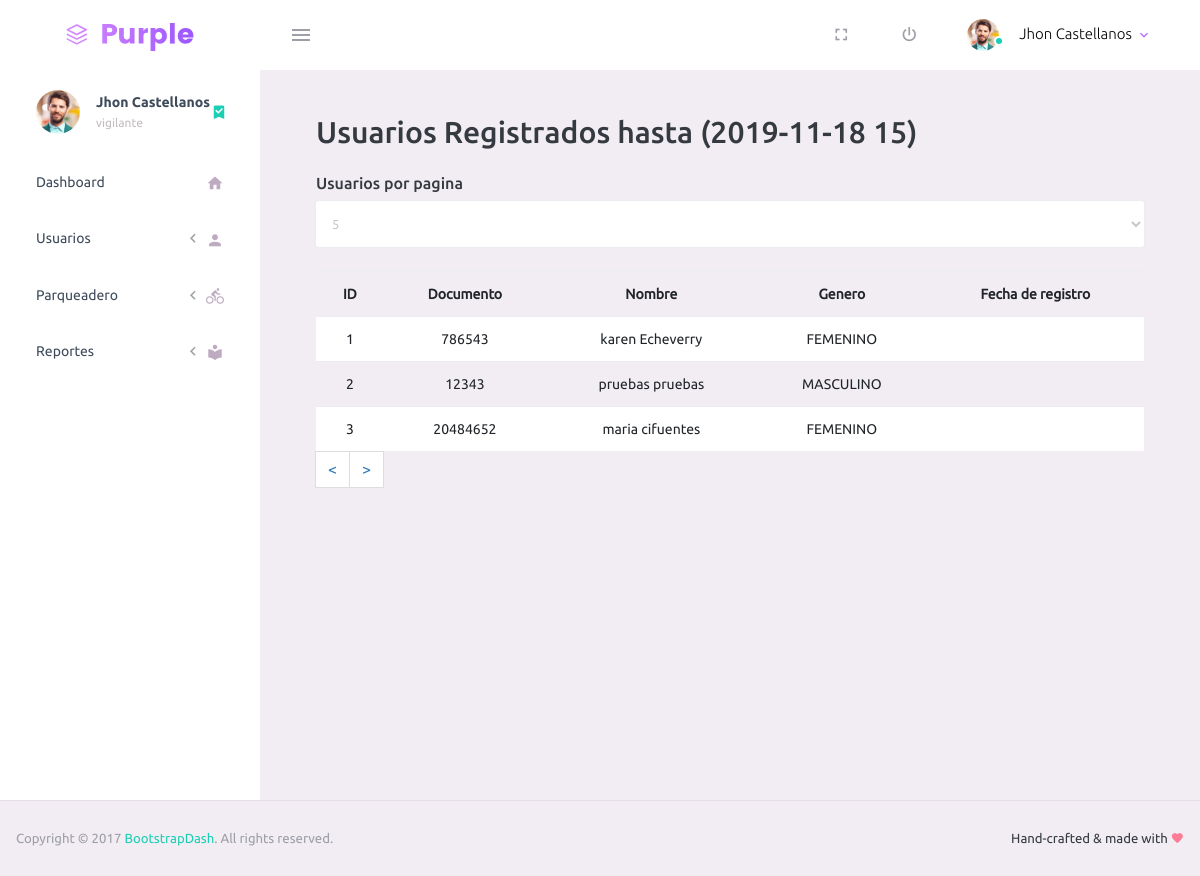
Screenshot of /?id=listado (signed in) with the database file from the repository.
### tables this page shows
CREATE TABLE `usuarios` (
  `id` int(11) NOT NULL,
  `rol` enum('administrador','vigilante','usuario') NOT NULL,
  `documento` int(25) NOT NULL,
  `nombre` varchar(60) NOT NULL,
  `nombre2` varchar(30) NOT NULL,
  `apellido` varchar(30) NOT NULL,
  `apellido2` varchar(30) NOT NULL,
  `contrasena` varchar(30) NOT NULL,
  `genero` enum('MASCULINO','FEMENINO','OTRO') NOT NULL,
  `fecha_registro` varchar(30) NOT NULL
);

### vista/usuarios/listado/registrados.php (the view, shortened to what this page needs)
<?php
require('modelo/conexion.php');
$sql = 'SELECT * FROM usuarios WHERE rol = "usuario" ';
$result = $conexion->query($sql);
	if ($result->num_rows > 0) {
		$datos = $result->fetch_all(MYSQLI_ASSOC);
	} else {
		$datos = null;
	}
?>
<div class="container">
	<h2>Usuarios Registrados hasta (<?php echo date("Y-m-d H"); ?>)</h2>
	<div class="form-group mt-4">
		<h5>Usuarios por pagina</h5>
		<select class="form-control" name="state" id="maxRows">
			<option value="5">5</option>
		</select>
	</div>
	<table class="table table-striped table-class" id="table-id">
		<tr>
			<th>Documento</th>
			<th>Nombre</th>
			<th>Genero</th>
			<th>Fecha de registro</th>
		</tr>
	<?php
			foreach($datos as $key => $item){
				echo '
					<tr>
						<td>'.$item['documento'].'</td>
						<td>'.$item['nombre'].' '.$item['apellido'].'</td>
						<td>'.$item['genero'].'</td>
						<td>'.$item['fecha_registro'].'</td>
					</tr>';
			}
    ?>
	</table>
	<div class='pagination-container'>
		<nav>
			<ul class="pagination">
				<li data-page="prev"> <span>
						< </span></li>
				<li data-page="next" id="prev"><span> > <span class="sr-only">(current)</span></span></li>
			</ul>
		</nav>
	</div>
</div>

### vista/usuarios/listado/registrados.php (style rules this page uses)
body { background-color: #eee; }
table th, table td { text-align: center; }
table tr:nth-child(even) { background-color: #ffffff }
.pagination>li>a, .pagination>li>span { position: relative; float: left; padding: 6px 12px; margin-left: -1px; line-height: 1.42857143; color: #337ab7; text-decoration: none; background-color: #fff; border: 1px solid #ddd; font-size: 16px; }

### rows the page displays
usuarios: documento "786543", nombre "karen", apellido "Echeverry", genero "FEMENINO"
usuarios: documento "12343", nombre "pruebas", apellido "pruebas", genero "MASCULINO"
usuarios: documento "20484652", nombre "maria", apellido "cifuentes", genero "FEMENINO"

### other values shown
$_SESSION["nombre"] "Jhon Castellanos"
$_SESSION["cargo"] "vigilante"
